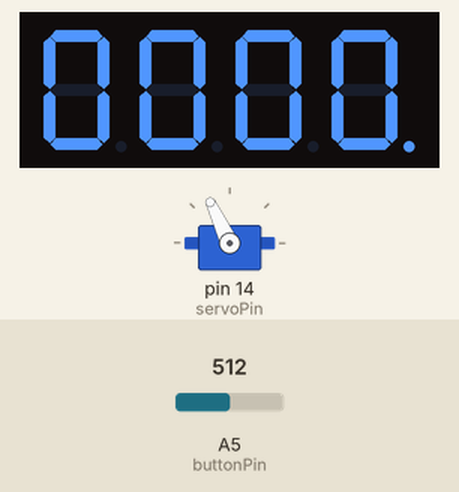
Bench run of a sketch on a simulated Arduino Uno, built with avr-gcc and run on an emulated ATmega328P. On the bench: servo, 4-digit seven-segment display. The inputs (shaded band) are chosen by the test bench; at power-on: A5 (buttonPin) = 512.

Above: at 0.1 s.
At 1.1 s:
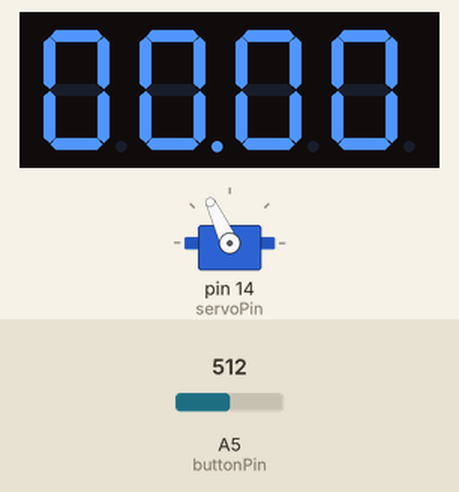

The sketch:

AutoPetFoodDispenser.ino
```cpp
#include "Servo.h"
#include "SevSeg.h"

//Plugins
SevSeg sevseg;
Servo servo;

//pins
int servoPin = 14;
int servoAngle = 0;
int buttonPin = 19;

//Time remaining
int hours = 0;
int minutes = 0;
int seconds = 0;

//Controls time and toggle the time mark
int previousMillis = 0;
bool timeToggle = false;

//7 seg settings
byte numDigits = 4;
byte digitPins[] = {10, 11, 12, 13};
byte segmentPins[] = {9, 2, 3, 5, 6, 8, 7, 4};
bool resistorsOnSegments = true;
bool updateWithDelaysIn = true;
byte hardwareConfig = COMMON_CATHODE;
bool updateWithDelays = false;
bool leadingZeros = true;
bool disableDecPoint = false;

void setup() {
  Serial.begin(9600);
  servo.attach(servoPin);
  pinMode(buttonPin, INPUT);

  sevseg.begin(hardwareConfig, numDigits, digitPins, segmentPins, resistorsOnSegments,
  updateWithDelays, leadingZeros, disableDecPoint);
  sevseg.setBrightness(90);
}
int val = 0;

int preVal = 0;
int valCount = 0;
bool topping = true;
void loop() {
  int curVal = analogRead(buttonPin);
  if (topping) {
    if (curVal == 1023){
      if (preVal == 1023) {
        if (valCount < 15) {
          if (++valCount == 15) {
            topping = false;
          }
        }
      } else {
        valCount = 0;
      }
    }
  } else {
    if (curVal < 1023) {
      if (preVal < 1023){
        if (valCount > 0) {
          if (--valCount == 0) {
            topping = true;
            hours ++;
          }
        }
      } else {
        valCount = 15;
      }
    }
  }
  preVal = curVal;

  int currentMillis = millis();
  if (currentMillis - previousMillis >= 1000) {
    previousMillis = currentMillis;
    updateTimeRemaining();
    timeToggle = !timeToggle;
  }

  if (timeToggle){
    sevseg.setNumber(hours * 100 + minutes, 2);
    sevseg.refreshDisplay();
  } else {
    sevseg.setNumber(hours * 100 + minutes, 0);
    sevseg.refreshDisplay();
  }

  if (seconds == 0 && minutes == 0 && hours == 0) {
    servo.write(115);
  } else {
    servo.write(0);
  }
}

void updateTimeRemaining() {
  if (seconds > 0) {
    seconds --;
  } else if (minutes > 0) {
    minutes --;
    seconds = 59;
  } else if (hours > 0) {
    hours --;
    minutes = 59;
    seconds = 59;
  }
}
```

Measured:
- what the display in image 1 shows lasts 1.0 s, from 1.0 s to 2.0 s
